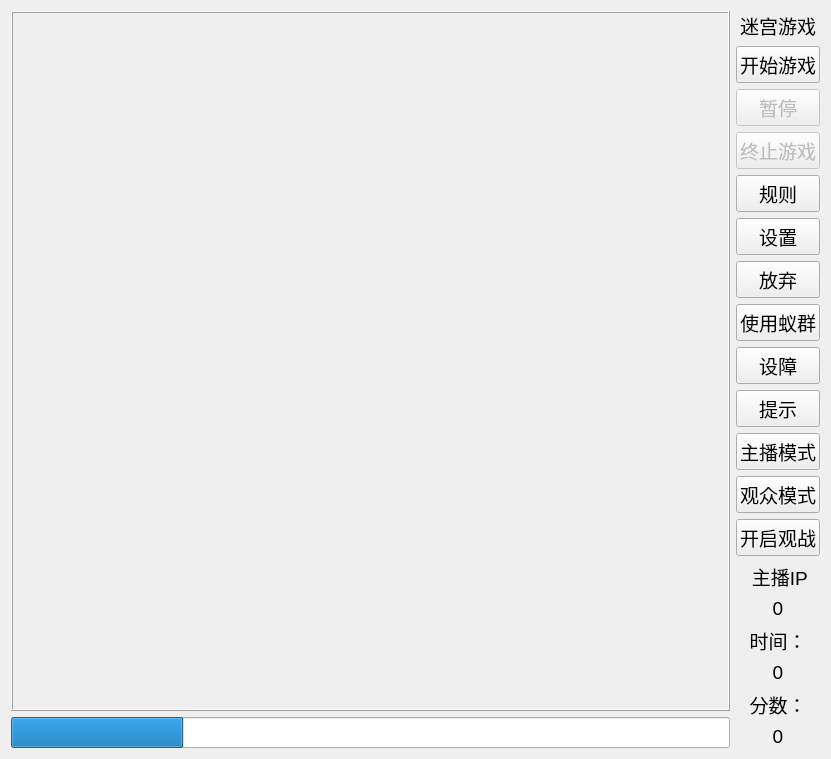
<?xml version="1.0" encoding="UTF-8"?>
<ui version="4.0">
 <class>mazeWidget</class>
 <widget class="QWidget" name="mazeWidget">
  <property name="geometry">
   <rect>
    <x>0</x>
    <y>0</y>
    <width>831</width>
    <height>678</height>
   </rect>
  </property>
  <property name="font">
   <font>
    <pointsize>14</pointsize>
   </font>
  </property>
  <property name="windowTitle">
   <string>mazeWidget</string>
  </property>
  <layout class="QHBoxLayout" name="horizontalLayout">
   <item>
    <layout class="QVBoxLayout" name="verticalLayout_2">
     <item>
      <widget class="QFrame" name="frame">
       <property name="sizePolicy">
        <sizepolicy hsizetype="Expanding" vsizetype="Preferred">
         <horstretch>0</horstretch>
         <verstretch>0</verstretch>
        </sizepolicy>
       </property>
       <property name="frameShape">
        <enum>QFrame::Shape::Box</enum>
       </property>
       <property name="frameShadow">
        <enum>QFrame::Shadow::Raised</enum>
       </property>
       <widget class="QLabel" name="label">
        <property name="geometry">
         <rect>
          <x>0</x>
          <y>0</y>
          <width>701</width>
          <height>621</height>
         </rect>
        </property>
        <property name="text">
         <string/>
        </property>
        <property name="pixmap">
         <pixmap>../../1/背景.jpg</pixmap>
        </property>
        <property name="scaledContents">
         <bool>true</bool>
        </property>
        <property name="wordWrap">
         <bool>false</bool>
        </property>
       </widget>
      </widget>
     </item>
     <item>
      <widget class="QProgressBar" name="progressBar">
       <property name="value">
        <number>24</number>
       </property>
       <property name="textVisible">
        <bool>false</bool>
       </property>
      </widget>
     </item>
    </layout>
   </item>
   <item>
    <layout class="QVBoxLayout" name="verticalLayout">
     <item>
      <widget class="QLabel" name="plaque">
       <property name="text">
        <string>迷宫游戏</string>
       </property>
       <property name="alignment">
        <set>Qt::AlignmentFlag::AlignCenter</set>
       </property>
      </widget>
     </item>
     <item>
      <widget class="QPushButton" name="start_btn">
       <property name="font">
        <font>
         <family>Microsoft YaHei</family>
         <pointsize>14</pointsize>
        </font>
       </property>
       <property name="text">
        <string>开始游戏</string>
       </property>
      </widget>
     </item>
     <item>
      <widget class="QPushButton" name="stop_ptn">
       <property name="enabled">
        <bool>false</bool>
       </property>
       <property name="text">
        <string>暂停</string>
       </property>
      </widget>
     </item>
     <item>
      <widget class="QPushButton" name="end_btn">
       <property name="enabled">
        <bool>false</bool>
       </property>
       <property name="text">
        <string>终止游戏</string>
       </property>
      </widget>
     </item>
     <item>
      <widget class="QPushButton" name="rule_btn">
       <property name="text">
        <string>规则</string>
       </property>
      </widget>
     </item>
     <item>
      <widget class="QPushButton" name="setting_btn">
       <property name="text">
        <string>设置</string>
       </property>
      </widget>
     </item>
     <item>
      <widget class="QPushButton" name="solve_btn">
       <property name="text">
        <string>放弃</string>
       </property>
      </widget>
     </item>
     <item>
      <widget class="QPushButton" name="antColony">
       <property name="text">
        <string>使用蚁群</string>
       </property>
      </widget>
     </item>
     <item>
      <widget class="QPushButton" name="disease">
       <property name="text">
        <string>设障</string>
       </property>
      </widget>
     </item>
     <item>
      <widget class="QPushButton" name="stupid">
       <property name="text">
        <string>提示</string>
       </property>
      </widget>
     </item>
     <item>
      <widget class="QPushButton" name="hostMode">
       <property name="text">
        <string>主播模式</string>
       </property>
      </widget>
     </item>
     <item>
      <widget class="QPushButton" name="audienceMode">
       <property name="text">
        <string>观众模式</string>
       </property>
      </widget>
     </item>
     <item>
      <widget class="QPushButton" name="startWatch">
       <property name="text">
        <string>开启观战</string>
       </property>
      </widget>
     </item>
     <item>
      <widget class="QLabel" name="label_2">
       <property name="text">
        <string>   主播IP</string>
       </property>
      </widget>
     </item>
     <item>
      <widget class="QLabel" name="hostIP">
       <property name="text">
        <string>0</string>
       </property>
       <property name="alignment">
        <set>Qt::AlignmentFlag::AlignCenter</set>
       </property>
      </widget>
     </item>
     <item>
      <widget class="QLabel" name="plaque_time">
       <property name="text">
        <string>时间：</string>
       </property>
       <property name="alignment">
        <set>Qt::AlignmentFlag::AlignCenter</set>
       </property>
      </widget>
     </item>
     <item>
      <widget class="QLabel" name="time_value">
       <property name="text">
        <string>0</string>
       </property>
       <property name="alignment">
        <set>Qt::AlignmentFlag::AlignCenter</set>
       </property>
      </widget>
     </item>
     <item>
      <widget class="QLabel" name="plaque_grade">
       <property name="text">
        <string>分数：</string>
       </property>
       <property name="alignment">
        <set>Qt::AlignmentFlag::AlignCenter</set>
       </property>
      </widget>
     </item>
     <item>
      <widget class="QLabel" name="grade_value">
       <property name="text">
        <string>0</string>
       </property>
       <property name="alignment">
        <set>Qt::AlignmentFlag::AlignCenter</set>
       </property>
      </widget>
     </item>
    </layout>
   </item>
  </layout>
 </widget>
 <resources/>
 <connections/>
</ui>
